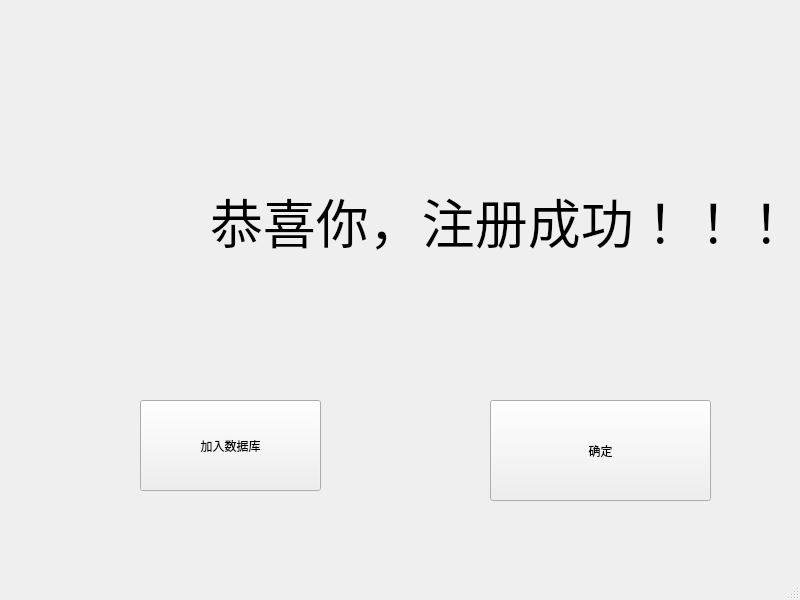
<?xml version="1.0" encoding="UTF-8"?>
<ui version="4.0">
 <class>MainWindow</class>
 <widget class="QMainWindow" name="MainWindow">
  <property name="geometry">
   <rect>
    <x>0</x>
    <y>0</y>
    <width>800</width>
    <height>600</height>
   </rect>
  </property>
  <property name="windowTitle">
   <string>MainWindow</string>
  </property>
  <widget class="QWidget" name="centralwidget">
   <widget class="QPushButton" name="pushButton">
    <property name="geometry">
     <rect>
      <x>490</x>
      <y>400</y>
      <width>221</width>
      <height>101</height>
     </rect>
    </property>
    <property name="text">
     <string>确定</string>
    </property>
   </widget>
   <widget class="QLabel" name="label">
    <property name="geometry">
     <rect>
      <x>210</x>
      <y>160</y>
      <width>591</width>
      <height>121</height>
     </rect>
    </property>
    <property name="font">
     <font>
      <pointsize>40</pointsize>
     </font>
    </property>
    <property name="text">
     <string>恭喜你，注册成功！！！</string>
    </property>
   </widget>
   <widget class="QPushButton" name="pushButton_2">
    <property name="geometry">
     <rect>
      <x>140</x>
      <y>400</y>
      <width>181</width>
      <height>91</height>
     </rect>
    </property>
    <property name="text">
     <string>加入数据库</string>
    </property>
   </widget>
  </widget>
  <widget class="QMenuBar" name="menubar">
   <property name="geometry">
    <rect>
     <x>0</x>
     <y>0</y>
     <width>800</width>
     <height>37</height>
    </rect>
   </property>
  </widget>
  <widget class="QStatusBar" name="statusbar"/>
 </widget>
 <resources/>
 <connections/>
</ui>
